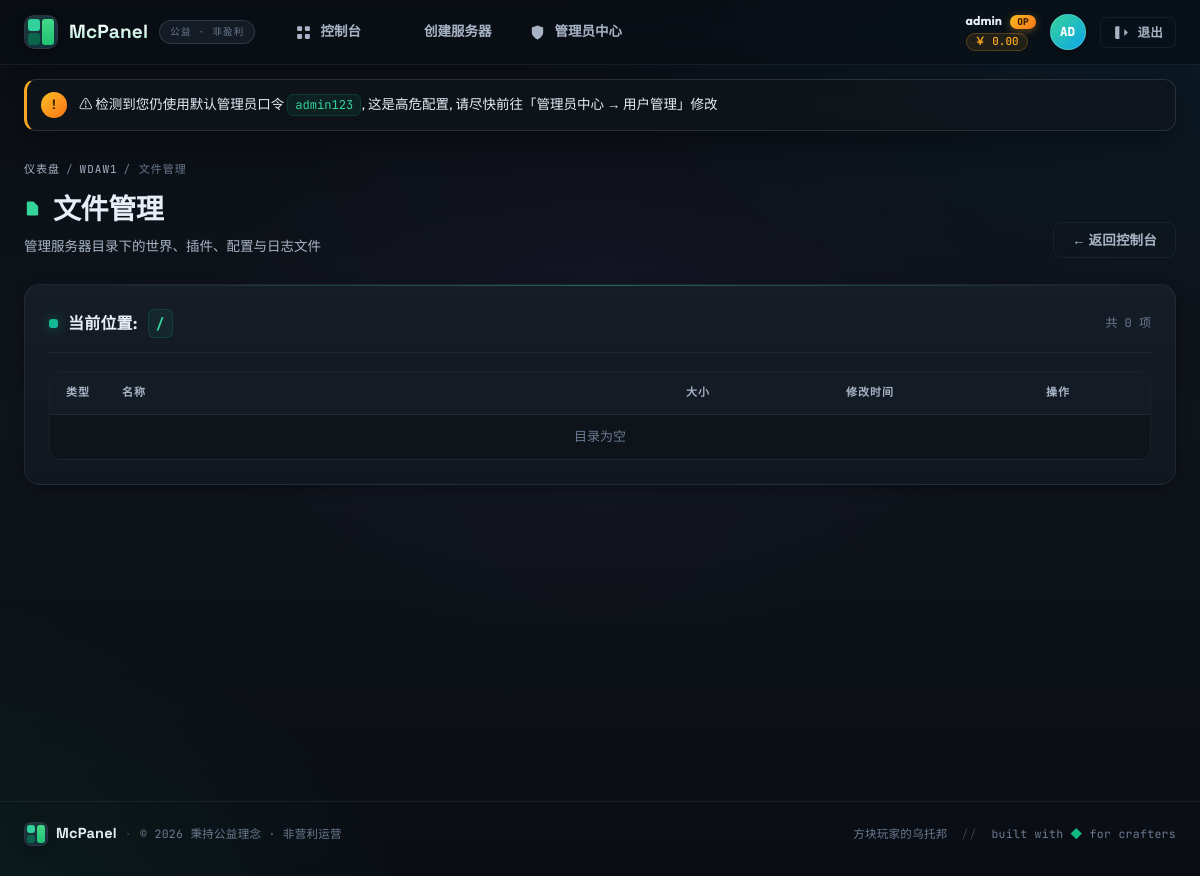
The page /servers/2/files (signed in) on the database its author committed.
### models.py (models this page shows, shortened)
class User(UserMixin, db.Model):
    __tablename__ = 'users'
    id = db.Column(db.Integer, primary_key=True)
    username = db.Column(db.String(80), unique=True, nullable=False, index=True)
    email = db.Column(db.String(120), unique=True, nullable=False)
    password_hash = db.Column(db.String(256), nullable=False)
    is_admin = db.Column(db.Boolean, default=False)
    max_servers = db.Column(db.Integer, default=2)        # 最大服务器数量
    total_memory = db.Column(db.Integer, default=4096)    # 总内存配额 MB
    total_cores = db.Column(db.Integer, default=2)        # 总核心配额
    balance = db.Column(db.Float, default=0.0)            # 余额
    created_at = db.Column(db.DateTime, default=datetime.utcnow)
    servers = db.relationship('ServerInstance', backref='owner', lazy=True, cascade='all, delete-orphan')

class ServerInstance(db.Model):
    __tablename__ = 'servers'
    id = db.Column(db.Integer, primary_key=True)
    name = db.Column(db.String(100), nullable=False)
    user_id = db.Column(db.Integer, db.ForeignKey('users.id'), nullable=False)
    node_id = db.Column(db.Integer, db.ForeignKey('nodes.id'), nullable=True)
    server_type = db.Column(db.String(50), default='paper')  # paper, vanilla, forge, fabric, spigot
    version = db.Column(db.String(20), default='1.20.4')
    memory = db.Column(db.Integer, default=2048)            # MB
    cores = db.Column(db.Integer, default=1)
    port = db.Column(db.Integer, unique=True, nullable=False)
    motd = db.Column(db.String(200), default='A Minecraft Server')
    max_players = db.Column(db.Integer, default=20)
    status = db.Column(db.String(20), default='stopped')    # running, stopped, starting, stopping, crashed
    pid = db.Column(db.Integer, nullable=True)
    player_count = db.Column(db.Integer, default=0)
    uptime_seconds = db.Column(db.BigInteger, default=0)
    last_started = db.Column(db.DateTime, nullable=True)
    created_at = db.Column(db.DateTime, default=datetime.utcnow)
    updated_at = db.Column(db.DateTime, default=datetime.utcnow, onupdate=datetime.utcnow)
    server_path = db.Column(db.String(500), nullable=True)   # 服务器目录绝对路径
    jar_file = db.Column(db.String(200), default='server.jar')
    java_args = db.Column(db.String(500), default='')         # 额外 JVM 参数
    auto_start = db.Column(db.Boolean, default=False)
    online_mode = db.Column(db.Boolean, default=True)         # 正版验证
    pvp_enabled = db.Column(db.Boolean, default=True)
    difficulty = db.Column(db.String(10), default='normal')   # peaceful, easy, normal, hard
    level_name = db.Column(db.String(100), default='world')
    whitelist_enabled = db.Column(db.Boolean, default=False)

### app.py (the view)
@app.route('/servers/<int:sid>/files', defaults={'subpath': ''})
@app.route('/servers/<int:sid>/files/<path:subpath>')
@login_required
def server_files(sid: int, subpath: str):
    sv = _own_server(sid)
    ctl = get_controller(sv)
    try:
        files = ctl.list_files(subpath) if hasattr(ctl, 'list_files') else []
    except Exception as e:
        files = []
        flash(f'读取目录失败: {e}', 'error')
    return render_template('server_files.html', s=sv, sid=sv.id, files=files,
                           current_path=subpath or '/')

### app.py (called while the page is built, shortened)
def _generate_csrf_token() -> str:
    if '_csrf_token' not in session:
        session['_csrf_token'] = _secrets.token_urlsafe(32)
    return session['_csrf_token']

@app.before_request
def _csrf_protect():
    method = request.method.upper()
    if method in ('GET', 'HEAD', 'OPTIONS'):
        return

@app.context_processor
def _inject_csrf_token():
    return {'csrf_token': _generate_csrf_token}

def get_controller(inst: ServerInstance):
    if inst.node_id is not None:
        return RemoteServerProxy(inst)
    with _controllers_lock:
        c = _SERVER_CONTROLLERS.get(inst.id)
        if not c:
            c = MinecraftServer(inst, socketio, str(SERVERS_DIR))
            _SERVER_CONTROLLERS[inst.id] = c
        return c

@login_manager.user_loader
def load_user(uid: str):
    try:
        return db.session.get(User, int(uid))
    except Exception:
        return None

@app.context_processor
def inject_globals():
    return {
        'now_year': datetime.utcnow().year,
        'panel_name': 'McPanel 我的世界开服面板',
        'simpfun_like': True,
    }

def _own_server(sid: int) -> ServerInstance:
    sv = db.session.get(ServerInstance, sid)
    if not sv:
        abort(404)
    if sv.user_id != current_user.id and not current_user.is_admin:
        abort(403)
    return sv

### server_manager.py (called while the page is built, shortened)
    def list_files(self, sub: str = '') -> List[Dict]:
        if '\x00' in (sub or '') or '..' in (sub or '').replace('\\', '/').split('/'):
            return []
        base = self.server_dir / (sub or '')
        if not base.exists():
            return []

### templates/server_files.html (shortened to what this page needs)
{% extends '_base.html' %}
{% block content %}
<div class="dash-header">
  <div>
    <div class="crumb"><a href="{{ url_for('dashboard') }}">仪表盘</a> / <a href="{{ url_for('server_detail', sid=s.id) }}">{{ s.name }}</a> / 文件管理</div>
    <h1 class="dash-title"><i data-i="file"></i> 文件管理</h1>
    <p class="dash-sub">管理服务器目录下的世界、插件、配置与日志文件</p>
  </div>
  <a class="btn btn-ghost" href="{{ url_for('server_detail', sid=s.id) }}">← 返回控制台</a>
</div>
<div class="card-panel">
  <div class="panel-head">
    <h3>当前位置: <code>{{ current_path }}</code></h3>
    <div class="panel-head-right">
      <span class="muted">共 {{ files | length }} 项</span>
    </div>
  </div>
  <table class="file-table">
    <thead>
      <tr>
        <th style="width:56px">类型</th>
        <th>名称</th>
        <th style="width:160px">大小</th>
        <th style="width:200px">修改时间</th>
        <th style="width:120px">操作</th>
      </tr>
    </thead>
    <tbody>
      {% for f in files %}
      <tr>
        <td class="ft-type">
          {% if f.is_dir %}📁
          {% elif '.jar' in f.name %}☕
          {% elif '.yml' in f.name or '.yaml' in f.name or '.properties' in f.name or '.json' in f.name or '.toml' in f.name or '.cfg' in f.name %}⚙
          {% elif '.log' in f.name or '.txt' in f.name %}📄
          {% elif '.png' in f.name or '.jpg' in f.name or '.jpeg' in f.name or '.gif' in f.name or '.webp' in f.name %}🖼
          {% elif '.zip' in f.name or '.tar' in f.name or '.gz' in f.name or '.7z' in f.name or '.rar' in f.name %}🗜
          {% elif '.class' in f.name or '.dat' in f.name or '.mca' in f.name %}💾
          {% else %}📦
          {% endif %}
        </td>
        <td class="ft-name">
          {% if f.is_dir %}
          <a href="{{ url_for('server_files', sid=s.id, subpath=f.path) }}"><b>{{ f.name }}</b></a>
          {% else %}
          {{ f.name }}
          {% endif %}
        </td>
        <td class="muted">{{ f.size if not f.is_dir else '-' }}</td>
        <td class="muted">{{ f.modified }}</td>
        <td>
          <button class="btn btn-danger btn-xs" onclick="deleteFile('{{ f.path }}')">删除</button>
        </td>
      </tr>
      {% else %}
      <tr><td colspan="5" class="empty-row">目录为空</td></tr>
      {% endfor %}
    </tbody>
  </table>
</div>
{% endblock %}

### templates/_base.html (shortened to what this page needs)
<!DOCTYPE html>
<html lang="zh-CN">
<head>
  <link rel="stylesheet" href="{{ url_for('static', filename='css/app.css') }}" />
</head>
<body class="{% block body_class %}{% endblock %}">
  {% if current_user.is_authenticated %}
  <header class="topbar">
    <div class="topbar-inner">
      <a class="brand" href="{{ url_for('dashboard') }}">
        <span class="brand-mark" aria-hidden="true">
          <span class="bm bm-1"></span><span class="bm bm-2"></span><span class="bm bm-3"></span>
        </span>
        <span class="brand-text">McPanel</span>
        <span class="brand-tag">公益 · 非盈利</span>
      </a>
      <nav class="nav-links" role="navigation">
        <a href="{{ url_for('dashboard') }}" class="{% if request.endpoint == 'dashboard' %}active{% endif %}">
          <i data-i="grid"></i>
          <span>控制台</span>
        </a>
        <a href="{{ url_for('server_new') }}" class="{% if request.endpoint == 'server_new' %}active{% endif %}">
          <i data-i="plus"></i>
          <span>创建服务器</span>
        </a>
        {% if current_user.is_admin %}
        <div class="nav-item-group">
          <a href="{{ url_for('admin_center') }}" class="{% if request.endpoint and request.endpoint.startswith('admin') %}active{% endif %}">
            <i data-i="shield"></i>
            <span>管理员中心</span>
          </a>
        </div>
        {% endif %}
      </nav>
      <div class="user-area">
        <div class="user-info">
          <div class="user-name">
            {{ current_user.username }}
            {% if current_user.is_admin %}<span class="badge-admin">OP</span>{% endif %}
          </div>
          <div class="user-balance">￥ {{ '%.2f' % current_user.balance }}</div>
        </div>
        <div class="user-avatar" title="{{ current_user.username }}">
          {{ current_user.username[:2].upper() }}
        </div>
        <a class="btn btn-ghost btn-sm" href="{{ url_for('auth_logout') }}">
          <i data-i="logout"></i>退出
        </a>
      </div>
    </div>
  </header>
  {% endif %}
  <div class="flash-wrap">
    {% if session.get('_must_change_admin_password') and current_user.is_admin %}
    <div class="flash flash-warning" style="position:sticky;top:0;z-index:50">
      <span class="flash-icon">!</span>
      <span class="flash-text">⚠ 检测到您仍使用默认管理员口令 <code>admin123</code>, 这是高危配置, 请尽快前往「管理员中心 → 用户管理」修改</span>
    </div>
    {% endif %}
  </div>
  <main class="main-wrap">
    {% block content %}{% endblock %}
  </main>
  <footer class="site-footer">
    <div class="fcol">
      <span class="f-brand">
        <span class="brand-mark sm" aria-hidden="true">
          <span class="bm bm-1"></span><span class="bm bm-2"></span><span class="bm bm-3"></span>
        </span>
        McPanel
      </span>
      <span class="f-dot">·</span>
      <span>© {{ now_year }} 秉持公益理念 · 非营利运营</span>
    </div>
    <div class="fcol right">
      <span class="f-meta">方块玩家的乌托邦</span>
      <span class="f-sep">//</span>
      <span class="f-heart">built with <span>◆</span> for crafters</span>
    </div>
  </footer>
</body>
</html>

### rows shown on the page
User: username "admin", balance "0.00", username "AD"
ServerInstance: name "WDAW1"

### other values the page prints
{{ current_path }} "/"
{{ files | length }} "0"
